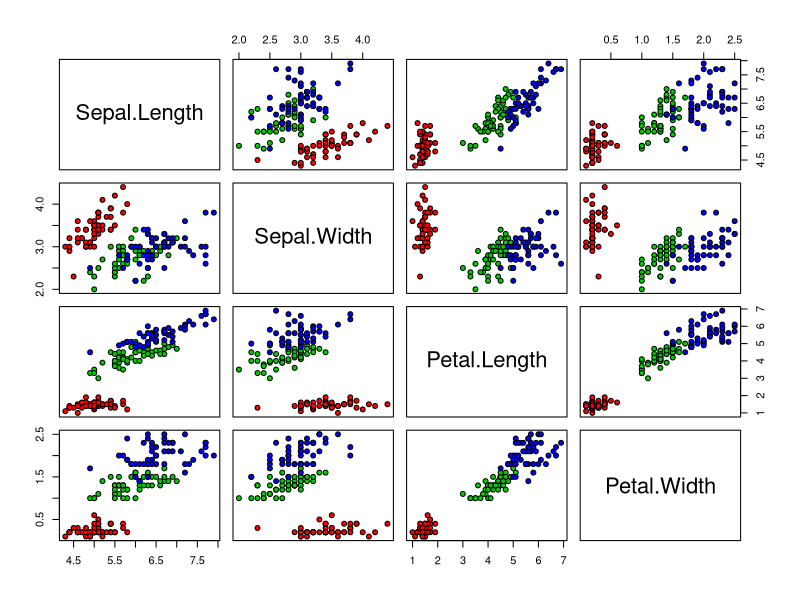

R code for this plot:
## ---- chunk 1
knitr::opts_chunk$set(echo = FALSE)
## ---- chunk 2
par(mar = c(5, 4, 1, 2) + 0.1)
pairs(iris[1:4], pch = 21,
      bg = c("red", "green3", "blue")[unclass(iris$Species)])
